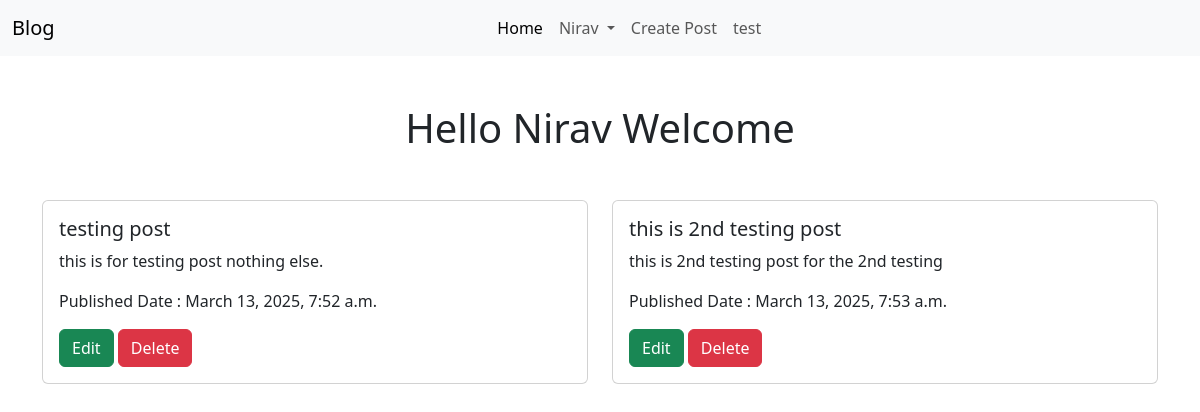
Page / (signed in) on the committed database.
### blog_app/models.py (models this page shows, shortened)
class Post(models.Model):
    user = models.ForeignKey(User, on_delete=models.CASCADE)
    title = models.CharField(max_length=100)
    content = models.TextField()
    published_date = models.DateTimeField(auto_now_add=True)
    is_deleted = models.BooleanField(default=False)

### blog_app/views.py (the view)
# urls.py: 2. Add a URL to urlpatterns:  path('', views.home, name='home')
def home(request):
    if request.user.is_authenticated:
        posts = Post.objects.filter(user = request.user,is_deleted=False)
        context = {
            "posts":posts
        }
        return render(request,"home.html",context)
    else:
        return render(request,"home.html")

### blog_app/templates/home.html (shortened to what this page needs)
{% extends 'base.html' %}
    {% block content %}
    {% if user.is_authenticated %}
      <center><h1 class="mb-5 mt-5">Hello {{user}} Welcome </h1></center>
      <div class="container">
      {% if posts %}
            <div class="row mb-4">
              {% for post in posts %}
              <div class="col-sm-6 mb-3 mb-sm-0">
                <div class="card mb-4">
                  <div class="card-body">
                    <h5 class="card-title">{{post.title}}</h5>
                    <p class="card-text">{{post.content}}</p>
                    <p class="card-text">Published Date :  {{post.published_date}}</p>
                    <a href="#" class="btn btn-success"data-bs-toggle="modal" data-bs-target="#exampleModal" data-bs-whateverid="{{post.pk}}" data-bs-whatever="{{post.title}}" data-bs-whatevers="{{post.content}}">Edit</a>
                    <a href="#" class="btn btn-danger" data-bs-toggle="modal" data-bs-target="#exampleModal1" data-bs-whateverid="{{post.pk}}">Delete</a>
                  </div>
                </div>
              </div>
              {% endfor %}
            </div>
      {% else %}
        <center class="md-5"><h1>0 posts</h1></center>
      {% endif %}
    {% else %}
    <center><h1 class="mt-5">Welcome to Blog Application</h1></center>
    {% endif %}
  </div>
    {% endblock %}

### blog_app/templates/base.html (shortened to what this page needs)
<!DOCTYPE html>
<html lang="en">
  <head>
    <link href="https://cdn.jsdelivr.net/npm/bootstrap@5.3.3/dist/css/bootstrap.min.css" rel="stylesheet"crossorigin="anonymous"/>
  </head>
  <body>
    <nav class="navbar navbar-expand-lg bg-body-tertiary">
      <div class="container-fluid">
        <a class="navbar-brand" href="{% url "home" %}">Blog</a>
        <div class="collapse navbar-collapse" id="navbarNavDropdown">
          <ul class="navbar-nav mx-auto">
            <li class="nav-item">
              <a
                class="nav-link active"
                aria-current="page"
                href="{% url 'home' %}"
                >Home</a
              >
            </li>
            {% if user.is_authenticated %}
            <li class="nav-item dropdown">
              <a class="nav-link dropdown-toggle" href="#" role="button" data-bs-toggle="dropdown" aria-expanded="false">
                {{user}}
              </a>
            </li>
            <li class="nav-item">
              <a class="nav-link" href="{% url 'add_post' %}">Create Post</a>
            </li>
            <li class="nav-item">
              <a class="nav-link" href="{% url 'test' %}"> test</a>
            </li>
            {% endif %}
          </ul>
        </div>
      </div>
    </nav>
    {% block content %} {%endblock%}
  </body>
</html>

### rows in the picture
Post: title "testing post", content "this is for testing post nothing else.", published_date "March 13, 2025, 7:52 a.m."
Post: title "this is 2nd testing post", content "this is 2nd testing post for the 2nd testing", published_date "March 13, 2025, 7:53 a.m."

### other values in the picture
{{ user }} "Nirav"
